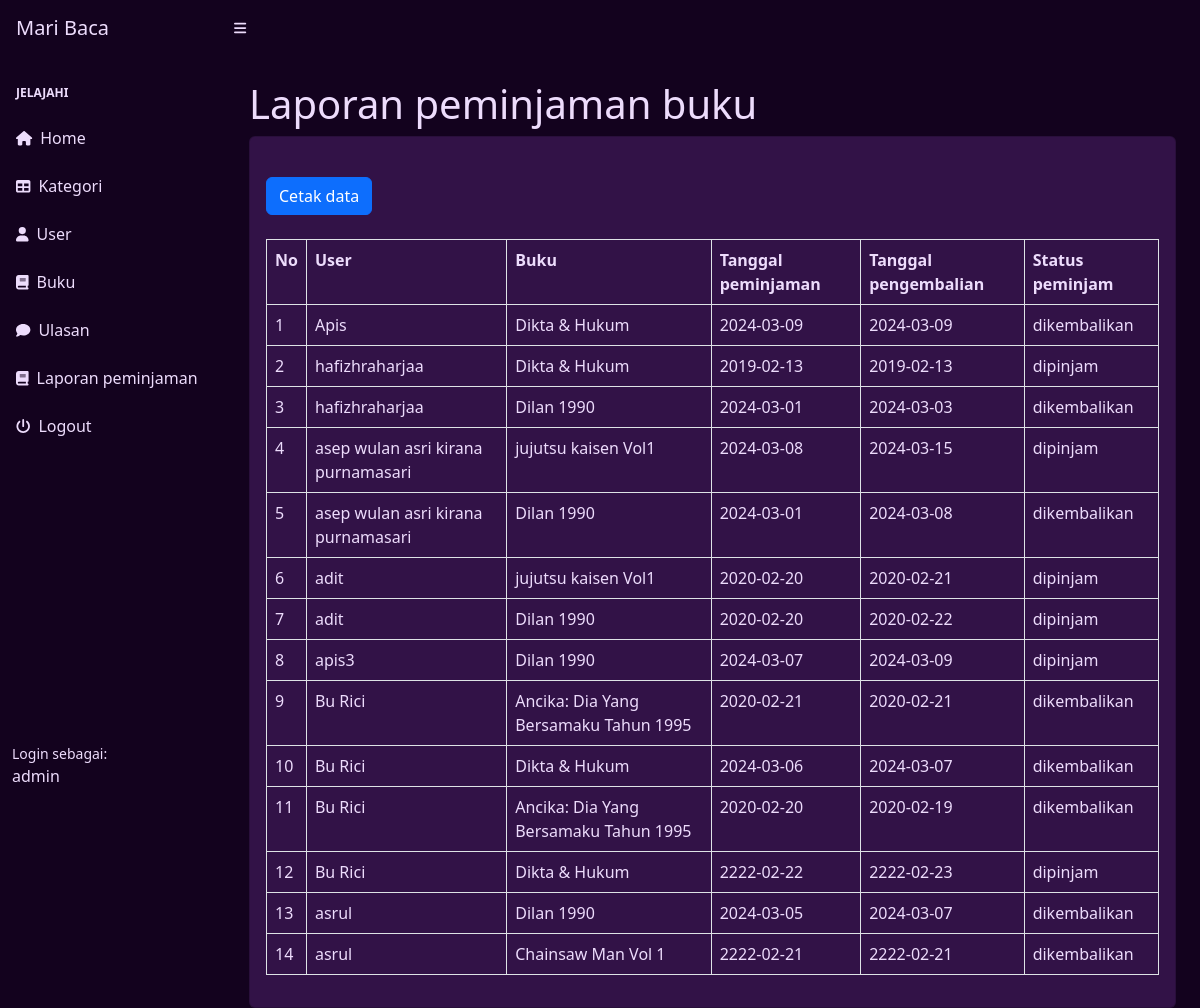
Page /index.php?page=laporan (signed in) on the committed database.
### tables this page shows
CREATE TABLE `peminjaman` (
  `id_peminjaman` int(11) NOT NULL,
  `id_user` int(11) DEFAULT NULL,
  `id_buku` int(11) DEFAULT NULL,
  `tanggal_peminjaman` varchar(255) DEFAULT NULL,
  `tanggal_pengembalian` varchar(255) DEFAULT NULL,
  `status_peminjaman` enum('dipinjam','dikembalikan') DEFAULT NULL
);

CREATE TABLE `user` (
  `id_user` int(11) NOT NULL,
  `nama` varchar(255) DEFAULT NULL,
  `username` varchar(255) DEFAULT NULL,
  `password` varchar(255) DEFAULT NULL,
  `email` varchar(255) DEFAULT NULL,
  `alamat` text DEFAULT NULL,
  `no_telepon` varchar(255) DEFAULT NULL,
  `level` enum('admin','petugas','peminjam') DEFAULT NULL
);

CREATE TABLE `buku` (
  `id_buku` int(11) NOT NULL,
  `id_kategori` int(11) DEFAULT NULL,
  `judul` varchar(255) DEFAULT NULL,
  `cover` varchar(255) NOT NULL,
  `penulis` varchar(255) DEFAULT NULL,
  `penerbit` varchar(255) DEFAULT NULL,
  `tahun_terbit` varchar(255) DEFAULT NULL,
  `deskripsi` text DEFAULT NULL,
  `rating` int(11) DEFAULT NULL
);

### laporan.php (the view)
<h1 class="mt-4" style="color:#eddcfc">Laporan peminjaman buku</h1>
<div class="card" style="background-color:#321247">
  <div class="card-body">
    <div class="row">
      <div class="col-md-12">
        <a href="cetak.php" target="_blank" class="btn btn-primary my-4"><i class="fs fa-print"></i>Cetak data</a>
        <table class="table table-bordered" id="dataTable" width="100%" cellspacing="0">
          <tr style="color:#eddcfc">
            <th>No</th>
            <th>User</th>
            <th>Buku</th>
            <th>Tanggal peminjaman</th>
            <th>Tanggal pengembalian</th>
            <th>Status peminjam</th>
          </tr>
          <?php
          $num = 1;
          $query = mysqli_query($koneksi, "SELECT * FROM peminjaman LEFT JOIN user ON user.id_user = peminjaman.id_user LEFT JOIN buku ON buku.id_buku = peminjaman.id_buku");
          while ($data = mysqli_fetch_array($query)) {
          ?>
            <tr style="color:#eddcfc">
              <td><?= $num++; ?></td>
              <td><?= $data["nama"]; ?></td>
              <td><?= $data["judul"]; ?></td>
              <td><?= $data["tanggal_peminjaman"]; ?></td>
              <td><?= $data["tanggal_pengembalian"]; ?></td>
              <td><?= $data["status_peminjaman"]; ?></td>
            </tr>
          <?php }; ?>
        </table>
      </div>
    </div>
  </div>
</div>

### rows in the picture
peminjaman: id_user.nama "Apis", id_buku.judul "Dikta & Hukum", tanggal_peminjaman "2024-03-09", tanggal_pengembalian "2024-03-09", status_peminjaman "dikembalikan"
peminjaman: id_user.nama "hafizhraharjaa", id_buku.judul "Dikta & Hukum", tanggal_peminjaman "2019-02-13", tanggal_pengembalian "2019-02-13", status_peminjaman "dipinjam"
peminjaman: id_user.nama "hafizhraharjaa", id_buku.judul "Dilan 1990", tanggal_peminjaman "2024-03-01", tanggal_pengembalian "2024-03-03", status_peminjaman "dikembalikan"
peminjaman: id_user.nama "asep wulan asri kirana purnamasari", id_buku.judul "jujutsu kaisen Vol1", tanggal_peminjaman "2024-03-08", tanggal_pengembalian "2024-03-15", status_peminjaman "dipinjam"
peminjaman: id_user.nama "asep wulan asri kirana purnamasari", id_buku.judul "Dilan 1990", tanggal_peminjaman "2024-03-01", tanggal_pengembalian "2024-03-08", status_peminjaman "dikembalikan"
peminjaman: id_user.nama "adit", id_buku.judul "jujutsu kaisen Vol1", tanggal_peminjaman "2020-02-20", tanggal_pengembalian "2020-02-21", status_peminjaman "dipinjam"
peminjaman: id_user.nama "adit", id_buku.judul "Dilan 1990", tanggal_peminjaman "2020-02-20", tanggal_pengembalian "2020-02-22", status_peminjaman "dipinjam"
peminjaman: id_user.nama "apis3", id_buku.judul "Dilan 1990", tanggal_peminjaman "2024-03-07", tanggal_pengembalian "2024-03-09", status_peminjaman "dipinjam"
peminjaman: id_user.nama "Bu Rici", id_buku.judul "Ancika: Dia Yang Bersamaku Tahun 1995", tanggal_peminjaman "2020-02-21", tanggal_pengembalian "2020-02-21", status_peminjaman "dikembalikan"
peminjaman: id_user.nama "Bu Rici", id_buku.judul "Dikta & Hukum", tanggal_peminjaman "2024-03-06", tanggal_pengembalian "2024-03-07", status_peminjaman "dikembalikan"
peminjaman: id_user.nama "Bu Rici", id_buku.judul "Ancika: Dia Yang Bersamaku Tahun 1995", tanggal_peminjaman "2020-02-20", tanggal_pengembalian "2020-02-19", status_peminjaman "dikembalikan"
peminjaman: id_user.nama "Bu Rici", id_buku.judul "Dikta & Hukum", tanggal_peminjaman "2222-02-22", tanggal_pengembalian "2222-02-23", status_peminjaman "dipinjam"
peminjaman: id_user.nama "asrul", id_buku.judul "Dilan 1990", tanggal_peminjaman "2024-03-05", tanggal_pengembalian "2024-03-07", status_peminjaman "dikembalikan"
peminjaman: id_user.nama "asrul", id_buku.judul "Chainsaw Man Vol 1", tanggal_peminjaman "2222-02-21", tanggal_pengembalian "2222-02-21", status_peminjaman "dikembalikan"

### other values in the picture
$_SESSION["user"]["nama"] "admin"
